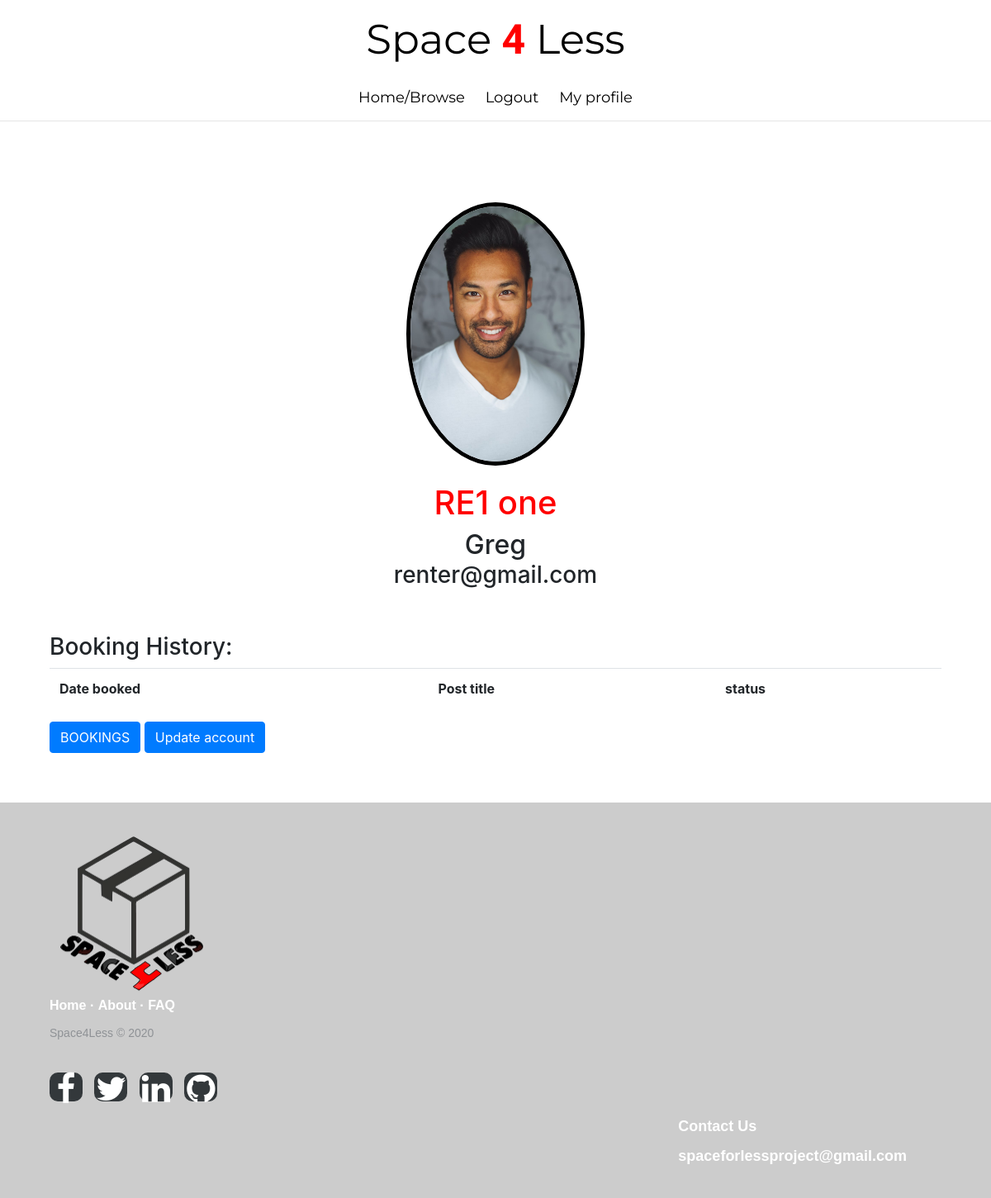
/profile (signed in), run on an earlier commit of the app's database.
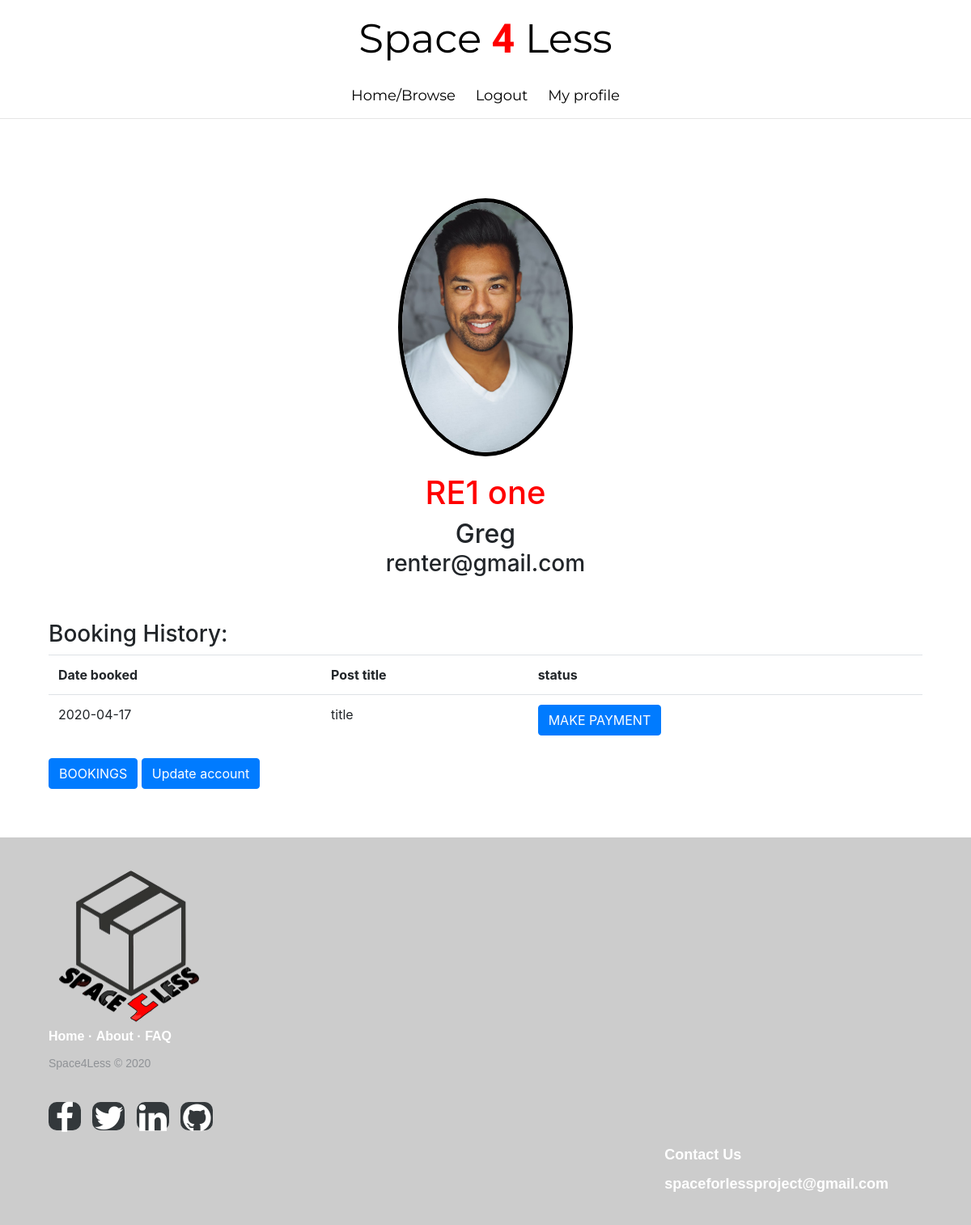
And on a later commit of the database.
### app/models.py (models this page shows, shortened)
class User(db.Model, UserMixin):
    __tablename__ = 'user'
    user_id = db.Column(db.Integer, primary_key=True)
    username = db.Column(db.String(250), nullable=False)
    first_name = db.Column(db.String(250), nullable=False)
    last_name = db.Column(db.String(250), nullable=False)
    email = db.Column(db.String(250), nullable=False)
    password = db.Column(db.String(200))
    image_file = db.Column(db.String(20), nullable=False, default='default-profile.png')
    roles = db.Column(db.String(20))
    posts = db.relationship('Post', backref='author', lazy=True)
    bookings = db.relationship('Book')
    comments = db.relationship('Comment')
    reviews = db.relationship('Review')
    def get_id(self):
        return (self.user_id)

class Book(db.Model):
    __tablename__ = 'book'
    book_id = db.Column(db.Integer, primary_key=True)
    renter_user_id = db.Column(db.Integer, ForeignKey('user.user_id'), nullable=False)
    post_id = db.Column(db.Integer, ForeignKey('post.post_id'), nullable=False)
    date_booked = db.Column(db.DateTime, nullable=False, default=datetime.utcnow)
    status = db.Column(db.String, nullable=False, default='request pending')
    content = db.Column(db.String, nullable=False, default='I want to rent your space')
    email = db.Column(db.String(250), nullable=False)
    price = db.Column(db.Integer, nullable=False, default=0)

class Post(db.Model):
    __tablename__ = 'post'
    post_id = db.Column(db.Integer, primary_key=True)
    title = db.Column(db.String(30), nullable=False)
    date_posted = db.Column(db.DateTime, nullable=False, default=datetime.utcnow)
    image = db.Column(db.String(30), nullable=False)  # , default='default.png')
    location = db.Column(db.String(50), nullable=False)
    space_size = db.Column(db.String(15), nullable=False)
    content = db.Column(db.String(30), nullable=False)
    user_id = db.Column(db.Integer, ForeignKey('user.user_id'), nullable=False)
    bookings = db.relationship('Book')
    comments = db.relationship('Comment')

### app/user/routes.py (the view)
@bp_user.route("/profile", methods=['GET', 'POST'])
@login_required
def profile():
    image = url_for('static', filename='profile_pictures/' + current_user.image_file)
    userid = current_user.get_id()
    bookings = []
    if current_user.roles == 'renter':
        bookings = Book.query.join(Post, Book.post_id == Post.post_id) \
            .join(User, User.user_id == Book.renter_user_id) \
            .add_columns(User.email, Post.title, Post.content, Post.user_id, Book.book_id, Book.date_booked,
                         Book.status, Book.post_id, Book.price) \
            .filter_by(user_id=userid).all()
    elif current_user.roles == 'property_owner':
        bookings = Book.query.join(Post, Book.post_id == Post.post_id) \
            .join(User, User.user_id == Post.user_id) \
            .with_entities(Book.content, Book.email, Book.book_id, Book.status, Book.price, Book.renter_user_id) \
            .filter_by(user_id=userid).all()
    return render_template('profile.html', title='profile', image_file=image, bookings=bookings)

### app/models.py (called while the page is built)
@login.user_loader
def load_user(user_id):
    return User.query.get(int(user_id))

### app/templates/profile.html (shortened to what this page needs)
{% extends 'layout.html' %}
{% block content %}
    <img class='profile_picture rounded-circle' src="{{ image_file }}">
    <h1>{{ current_user.first_name }} {{ current_user.last_name }}</h1>
    <h2 class="align_center">{{ current_user.username }}</h2>
    <h3 class="align_center">{{ current_user.email }}</h3>
    <div class="center">
        {% if current_user.roles == 'renter' %}
            <h3>Booking History:</h3>
            <table class="table">
                <tr>
                    <th> Date booked</th>
                    <th> Post title</th>
                    <th> status</th>
                </tr>
                {% for booking in bookings %}
                    <tr>
                        <td> {{ booking.date_booked.strftime('%Y-%m-%d') }} </td>
                        <td> {{ booking.title }} </td>
                        {% if booking.status == 'request pending' %}
                            <td> request pending</td>
                        {% elif booking.status == 'payment required' %}
                            <td><a class="btn btn-primary"
                                   href="{{ url_for('booking.payment', bookid = booking.book_id) }}">
                                MAKE PAYMENT
                            </a>
                            </td>
                        {% elif booking.status == 'payed' %}
                            <td><a class="btn btn-primary"
                                   href="{{ url_for('main.rate', bookid=booking.book_id) }}">
                                post a review </a>
                            </td>
                        {% elif booking.status=='booking complete' %}
                            <td> payed £{{ booking.price }} </td>
                        {% endif %}
                    </tr>
                {% endfor %}
            </table>
            <a class="align_center btn btn-primary" href="{{ url_for('user.my_bookings') }}">BOOKINGS</a>
            <a class="align_center btn btn-primary" href="{{ url_for('user.update_account') }}">Update account</a>
        {% endif %}
    </div>
{% endblock content %}

### app/templates/layout.html (shortened to what this page needs)
<!DOCTYPE html>
<html lang="en">
<head>
    <link rel="stylesheet" type="text/css" href="{{ url_for('static', filename='design.css') }}">
    <link rel="stylesheet" href=" https://maxcdn.bootstrapcdn.com/font-awesome/4.2.0/css/font-awesome.min.css">
    <link rel="stylesheet" href="https://stackpath.bootstrapcdn.com/bootstrap/4.4.1/css/bootstrap.min.css"
>
    <link rel="stylesheet" href="https://cdnjs.cloudflare.com/ajax/libs/font-awesome/4.7.0/css/font-awesome.min.css">
</head>
<body>
<header>
    <nav class="nav">
        <div class="nav-header">
            <div class="nav-title">
                Space<span
                    style='color: red; font-family: "Mr Dafoe"; font-size: 50px; font-style: normal; font-variant: normal; font-weight: 700; line-height: 26.4px; '> 4 </span>
                Less
            </div>
        </div>
        <div class="nav-links">
            <a href="{{ url_for('main.home_page') }}"> Home/Browse</a>
            {% if current_user.is_authenticated %}
                <a href="{{ url_for('auth.logout') }}">Logout</a>
                <a href="{{ url_for('user.profile') }}">My profile</a>
            {% else %}
                <a href="{{ url_for('auth.signup') }}">Signup</a>
                <a href="{{ url_for('auth.login') }}">Login </a>
                <a href="{{ url_for('main.about_me') }}">About Us </a>
            {% endif %}
        </div>
    </nav>
</header>
<hr>
<div class="main-body">
    {% block content %}{% endblock content %}
</div>
<footer class="footer-distributed">
    <div class="footer-left">
        <span><img class="logo" src="../static/logo-footer.png" alt=" "></span>
        <p class="footer-links">
            <a href="{{ url_for('main.home_page') }}">Home</a>
            ·
            <a href="{{ url_for('main.about_me') }}">About</a>
            ·
            <a href="{{ url_for('main.faq') }}">FAQ</a>
        </p>
        <p class="footer-company-name">Space4Less © 2020</p>
        <div class="footer-icons">
            <a href="https://www.facebook.com"><i class="fa fa-facebook"></i></a>
            <a href="https://twitter.com"><i class="fa fa-twitter"></i></a>
            <a href="https://www.linkedin.com"><i class="fa fa-linkedin"></i></a>
            <a href="https://github.com"><i class="fa fa-github"></i></a>
        </div>
    </div>
    <div class="footer-right">
        <p>Contact Us</p>
        <br>
        <p>spaceforlessproject@gmail.com</p>
    </div>
</footer>
</body>
</html>

### app/static/design.css (style rules this page uses)
.logo { width: 25%; }
.main-body { padding: 5%; }
.profile_picture { border: 5px solid black; margin: auto; display: block; max-width:20%; max-height:20%; width: auto; height: auto; margin-top: 2%; margin-bottom: 2%; }
.align_center { text-align: center; margin: auto; }
h1 { text-align: center; color:red; }
h2 { padding-left: 20%; padding-right: 20%; }
* { box-sizing: border-box; }
.nav { justify-content: space-between; height: 50px; width: 100%; background-color: transparent; opacity: 1; }
.nav { display: inline-block !important; margin: auto; text-align: center; }
.nav > .nav-header > .nav-title { font-size: 50px; font-family: Montserrat, sans-serif; color: black; padding: 10px 10px 10px 10px; }
.nav > .nav-links { display: inline; font-family: Montserrat, sans-serif; color: black; font-size: 18px; }
.nav > .nav-links > a { display: inline-block; padding: 10px 10px 20px 10px; text-decoration: none; color: black; }
.footer-distributed { background: #cccccc; box-shadow: 0 1px 1px 0 rgba(0, 0, 0, 0.12); box-sizing: border-box; width: 100%; font: bold 16px sans-serif; text-align: left; padding: 35px 60px 40px; overflow: hidden; }
.footer-distributed .footer-left { float: left; }
.footer-distributed .footer-links { color: #ffffff; margin: 0 0 10px; padding: 0; }
.footer-distributed .footer-links a { display:inline-block; line-height: 1.8; text-decoration: none; color: inherit; }
.footer-distributed .footer-company-name { color: #8f9296; font-size: 14px; font-weight: normal; margin: 0; }
.footer-distributed .footer-icons { margin-top: 40px; }
.footer-distributed .footer-icons a { display: inline-block; width: 40px; height: 35px; cursor: pointer; background-color: #33383b; border-radius: 10px; font-size: 20px; color: #ffffff; text-align: center; line-height: 35px; margin-right: 10px; margin-bottom: 5px; }
.footer-distributed .footer-right { float: right; }
.footer-distributed .footer-right p { display: inline-block; vertical-align: top; margin: 15px 42px 0 0; color: #ffffff; font-size: 18px; }
.fa { font-size:200% !important; }
.center { padding-top: 5%; }

What changed in the data, as far as the page shows it:
added Book: date_booked "2020-04-17", title "title"
